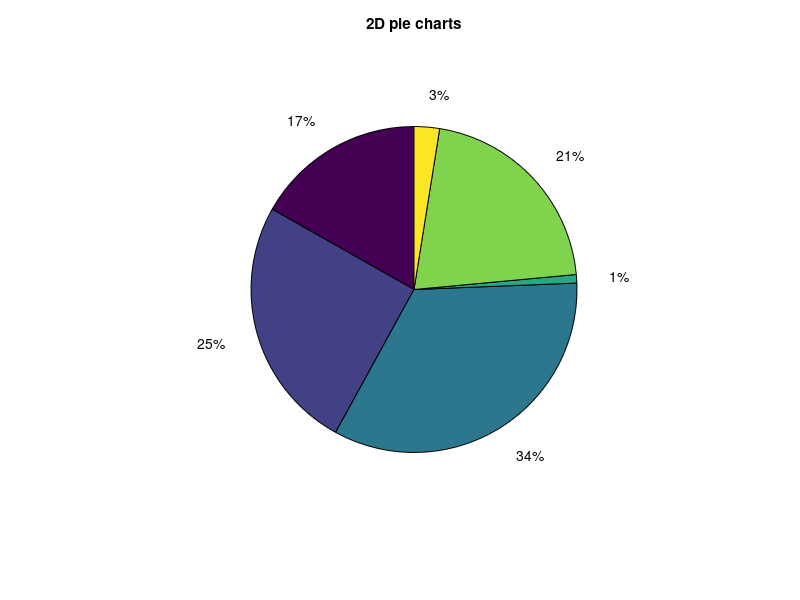
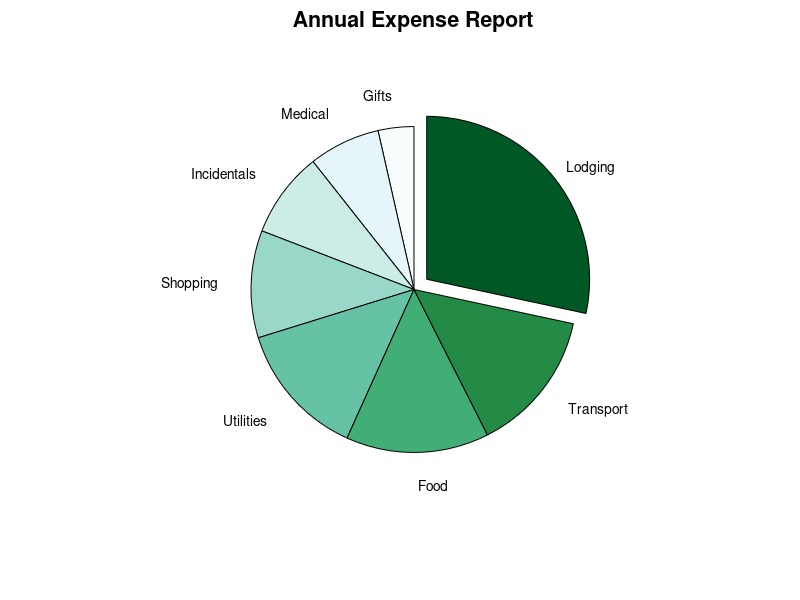

The MATLAB source for these figures, in order:
%   3165_02_01: Pie charts
%   Copyright 2012 Packt Publishing
%   $Revision: 1 $
%   $Date: 2012-01-30 12:00:00

% Few data points - parts of a whole
pie([20 30 40 1 25 3]);title('2D pie charts');
print(gcf,'-dpng','./../3165_02_Images/3165_02_01_1.png');

% Customize with color, labels and special emphasis on certain pieces 
figure('Position',  [680   360   560   618]);
axes('Position',  [0.1300    0.1100    0.7750    0.8150]);
Expenses = [20 10 40 12 20 19 5 15];
ExpenseCategories = {'Food','Medical','Lodging','Incidentals','Transport','Utilities','Gifts','Shopping'}
% Sort expense values. Save sort order in I
[Expenses I] = sort(Expenses);  
% Sort labels in same increasing order using the saved sort order I
ExpenseCategories = ExpenseCategories(I);
% Define array of the same size as dataset with a nonzero entry for the
% most expensive category that you would like to highlight in the graphic
MostExpensive = Expenses==max(Expenses); 
% Plot data and add title
pie(gca,Expenses,MostExpensive,ExpenseCategories);
set(gca,'FontSize',14);
title('Annual Expense Report');
% Define a pleasing color sequential scheme
A = [247, 252, 253
229, 245, 249
204, 236, 230
153, 216, 201
102, 194, 164
65, 174, 118
35, 139, 69
0, 88, 36]/255;
% Get the current plot to use the custom color scheme
colormap(A); 
print(gcf,'-dpng','./../3165_02_Images/3165_02_01_2.png');


